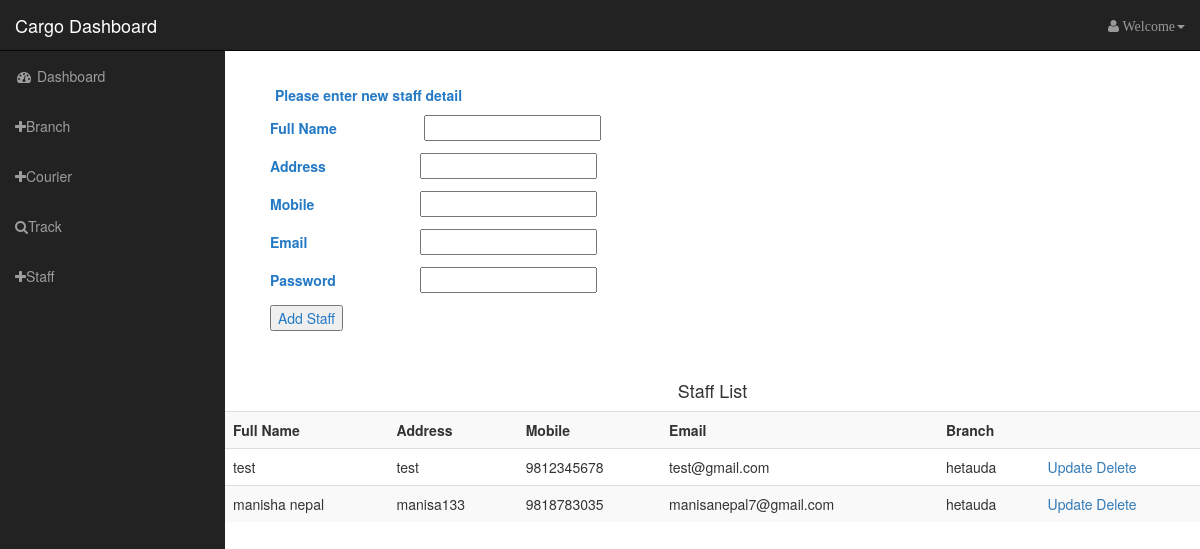
The page /pages/staff.php on the database its author committed.
### tables this page shows
CREATE TABLE `staff` (
  `staff_id` int(11) NOT NULL,
  `email` varchar(255) NOT NULL,
  `fullname` varchar(255) NOT NULL,
  `address` varchar(255) NOT NULL,
  `mobile` varchar(255) NOT NULL,
  `password` varchar(255) NOT NULL,
  `branch_id` varchar(10) DEFAULT NULL
);

### pages/staff.php (the view, shortened to what this page needs)
<!-- <?php
require('../config/databaseConnect.php');
?> -->
<!DOCTYPE html>
<html lang="en">
<head>
   <link href="/cargo/assets/dashboard/css/bootstrap.min.css" rel="stylesheet">
   <link href="/cargo/assets/dashboard/css/sb-admin.css" rel="stylesheet">
   <link href="/cargo/assets/dashboard/font-awesome/css/font-awesome.min.css" rel="stylesheet" type="text/css">
</head>
<body>
   <div id="wrapper">
       <nav class="navbar navbar-inverse navbar-fixed-top" role="navigation">
           <div class="navbar-header">
                             <a class="navbar-brand" href="#">Cargo Dashboard</a>
                         </div>
                       <ul class="nav navbar-right top-nav">
                             <li class="dropdown">
                               <a href="#" class="dropdown-toggle" data-toggle="dropdown" role="button" aria-expanded="false" aria-haspopup="true" v-pre>
                                     <i class="fa fa-user"> Welcome</i><span class="caret"></span>
                               </a>
                             </li>
                         </ul>
                         <?php include('../includes/sidebar.php'); ?>
       </nav>
<div id="page-wrapper">
<div class="container-fluid">
        <form action="" method="POST">
            <label style="padding:5px">Please enter new staff detail </label>
           <p> <label style="width:150px;">Full Name</label> <input  type="text"  name="full_name" required/></p>
           <p>  <label style="width:150px;">Address</label><input  type="text"  name="address" required/></p>
           <p>  <label style="width:150px;">Mobile</label><input  type="text"  name="mobile" required/></p>
           <p>  <label style="width:150px;">Email</label><input  type="text"  name="email" required/></p>
           <p>  <label style="width:150px;">Password</label><input  type="password"  name="password" required/></p>
           <p> <input type="submit" value="Add Staff" name="add_staff"/></p>
       </form>
   </div>
   </div>
       <?php
   $query = "SELECT * from staff";
   $result = mysqli_query($conn, $query) or die(mysql_error());
       $rows = mysqli_num_rows($result);
    if($rows>0){
       ?>
       <h4 style="text-align:center">Staff List</h4>
       <table class="table table-striped">
                <tr>
                    <th>Full Name</th>
                    <th>Address</th>
                    <th>Mobile</th>
                    <th>Email</th>
                    <th>Branch</th>
                    <th></th>
               </tr>
      <?php  while($row = mysqli_fetch_array($result)) { ?>
                <tr>
                    <td><?php echo $row['fullname']; ?></td>
                    <td><?php echo $row['address']; ?></td>
                    <td><?php echo $row['mobile']; ?></td>
                    <td><?php echo $row['email']; ?></td>
                    <td><?php echo $row['branch_id']; ?></td>
                    <td><a href="update.php">Update</a> <a onclick="confirm('are you sure?')" href="delete.php?id=<?php echo $row['staff_id'];?>">Delete</a></td>
                </tr>
        <?php } ?>
    </table>
   <?php } ?>
</body>
</html>

### assets/dashboard/css/sb-admin.css (style rules this page uses)
body { margin-top: 100px; background-color: #fff; }
@media (min-width:768px) { body { margin-top: 50px; } }
#wrapper { padding-left: 0; }
#page-wrapper { width: 100%; padding: 0; background-color: #fff; }
@media (min-width:768px) { #wrapper { padding-left: 225px; } }
@media (min-width:768px) { #page-wrapper { padding: 30px; color: #247ac5; } }
.top-nav { padding: 0 15px; }
.top-nav>li { display: inline-block; float: left; }
.top-nav>li>a { padding-top: 15px; padding-bottom: 15px; line-height: 20px; color: #999; }

### rows shown on the page
staff: fullname "test", address "test", mobile "9812345678", email "test@gmail.com", branch "hetauda"
staff: fullname "manisha nepal", address "manisa133", mobile "9818783035", email "manisanepal7@gmail.com", branch "hetauda"
